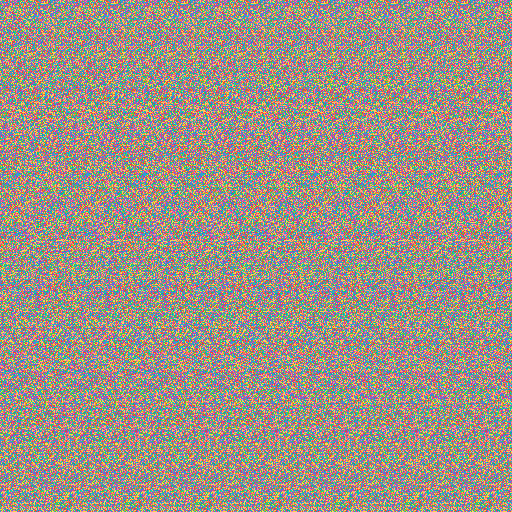
#> input picture artifacts/nla/gemma4/stereo/stereogram.png, 512 x 512 px, found by its file name
$ python make_stereo_figure.py
#> lines starting #> are read from the running program, lines starting #| are printed output that depends on the picture
"""Compose the before/after autostereogram figure for sharing.

Left: the raw autostereogram (what gemma-4 reads as noise).
Right: the figure recovered by simulated binocular fusion (what it then names).
Each panel is annotated with gemma-4's own greedy caption and the SRT read-out's
top words, so the flip from texture to shape is visible at a glance.
"""
from __future__ import annotations

import argparse
import os

from PIL import Image, ImageDraw, ImageFont

BG = (19, 18, 51)
PANEL = (28, 26, 71)
VIOLET = (164, 141, 255)
INK = (234, 231, 251)
MUTED = (167, 161, 204)
LINE = (51, 46, 102)


def load_font(size: int, bold: bool = False, serif: bool = True):
    candidates = [
        "/System/Library/Fonts/Supplemental/Georgia Bold.ttf" if bold and serif else None,
        "/System/Library/Fonts/Supplemental/Georgia.ttf" if serif else None,
        "/System/Library/Fonts/Supplemental/Arial Bold.ttf" if bold else None,
        "/System/Library/Fonts/Supplemental/Arial.ttf",
        "/Library/Fonts/Arial.ttf",
    ]
    for c in candidates:
        if c and os.path.exists(c):
            return ImageFont.truetype(c, size)
    return ImageFont.load_default()


def wrap(draw, text, font, max_w):
    words, lines, cur = text.split(), [], ""
    for w in words:
        t = (cur + " " + w).strip()
        if draw.textlength(t, font=font) <= max_w:
            cur = t
        else:
            lines.append(cur); cur = w
    if cur:
        lines.append(cur)
    return lines


def panel(draw, x, y, w, img_path, thumb, title, caption, readout, fonts):
    f_h, f_lbl, f_cap, f_read = fonts
    # image
    im = Image.open(img_path).convert("RGB").resize((thumb, thumb))
    ix = x + (w - thumb) // 2
    draw._img.paste(im, (ix, y))
    draw.rectangle([ix, y, ix + thumb - 1, y + thumb - 1], outline=LINE, width=1)
    cy = y + thumb + 18
    draw.text((x, cy), title, font=f_lbl, fill=VIOLET)
    cy += 30
    # gemma caption (quoted)
    for ln in wrap(draw, f'gemma-4: \u201c{caption}\u201d', f_cap, w):
        draw.text((x, cy), ln, font=f_cap, fill=INK); cy += 26
    cy += 6
    for ln in wrap(draw, "read-out: " + readout, f_read, w):
        draw.text((x, cy), ln, font=f_read, fill=MUTED); cy += 23
    return cy


def parse_args():
    p = argparse.ArgumentParser()
    p.add_argument("--stereo", default="artifacts/nla/gemma4/stereo/stereogram.png")
    p.add_argument("--decoded", default="artifacts/nla/gemma4/stereo/disparity.png")
    p.add_argument("--out", default="artifacts/nla/gemma4/stereo/stereo_figure.png")
    return p.parse_args()


def main():
    args = parse_args()
    W, H, thumb = 1120, 770, 380
    margin, gap = 56, 60
    pw = (W - 2 * margin - gap) // 2
    canvas = Image.new("RGB", (W, H), BG)
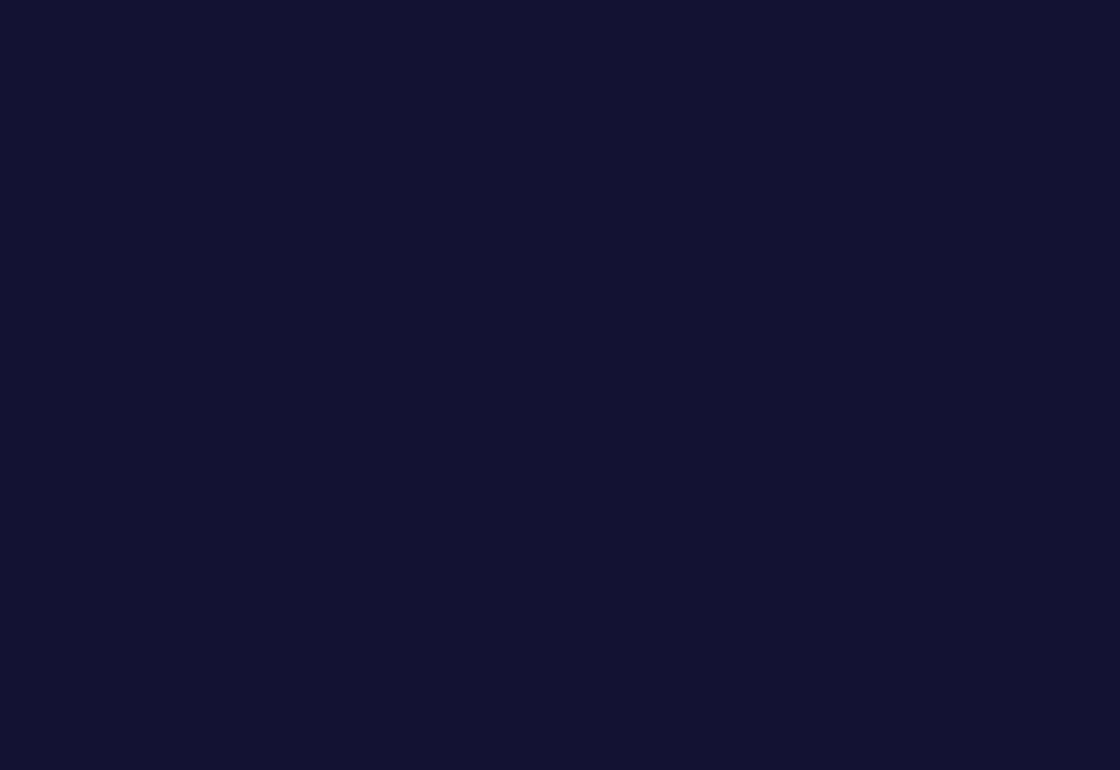
#> canvas: PIL image 1120x770 RGB; mean R, G, B 19, 18, 51
    d = ImageDraw.Draw(canvas)
    d._img = canvas

    f_title = load_font(38, bold=True)
    f_sub = load_font(21)
    f_lbl = load_font(20, bold=True)
    f_cap = load_font(19)
    f_read = load_font(17)
    fonts = (None, f_lbl, f_cap, f_read)

    d.text((margin, 34), "What a model sees vs. what it means", font=f_title, fill=INK)
    sy = 86
    for ln in wrap(d, "gemma-4 reads the flat pixels. Simulating binocular fusion "
                      "(eye vergence + correspondence) recovers the hidden figure.",
                   f_sub, W - 2 * margin):
#> in wrap, `words, lines, cur = text.split(), [], ""`: words = ['gemma-4', 'reads', 'the', 'flat', 'pixels.', 'Simulating', 'binocular', 'fusion', '(eye', 'vergence', '+', 'correspondence)', 'recovers', 'the', 'hidden', 'figure.']; cur = ''
        d.text((margin, sy), ln, font=f_sub, fill=MUTED); sy += 28
#> this loop made 1 pass
#> after the loop, sy = 114

    top = 168
    py = top
    panel(d, margin, py, pw,
          args.stereo, thumb, "the autostereogram",
          "multicolored static or random noise",
          "speckles \u00b7 mosaic \u00b7 abstract", fonts)
#> in panel, `im = Image.open(img_path).convert("RGB").resize((thumb, thumb))`:
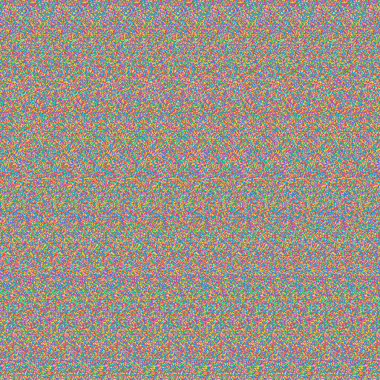
#> im: PIL image 380x380 RGB; mean R, G, B 155.3, 145.7, 134.4
#> in panel, `draw._img.paste(im, (ix, y))`:
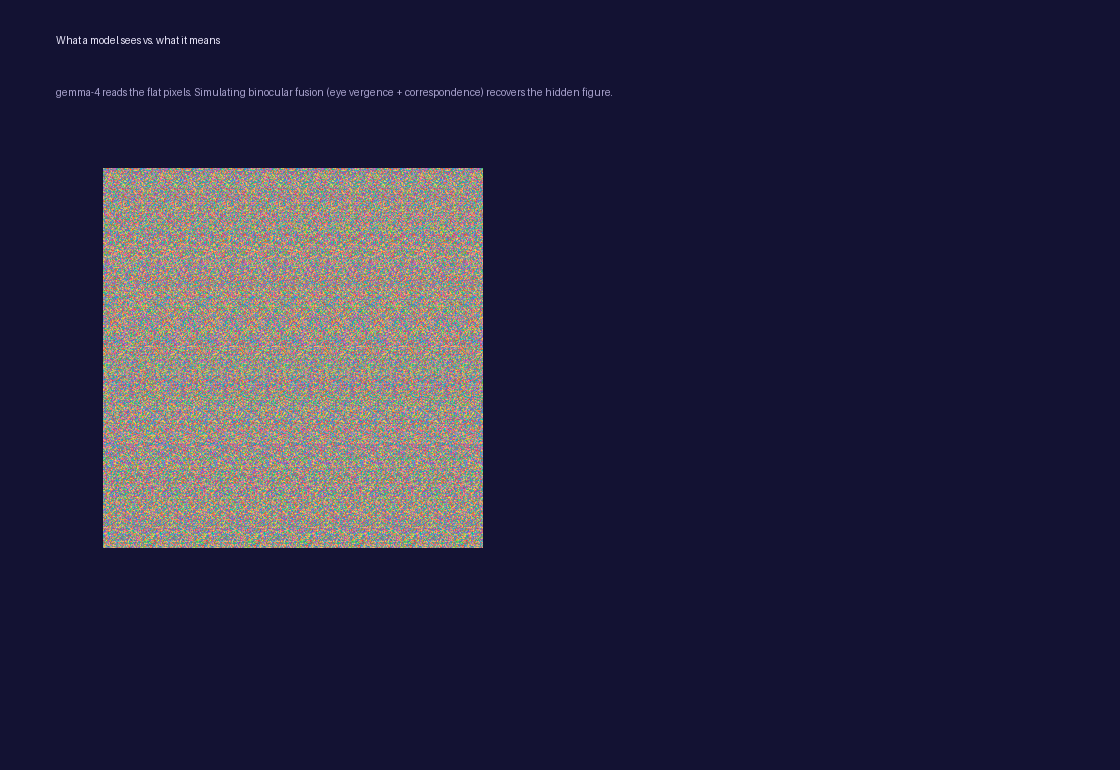
#> draw._img: PIL image 1120x770 RGB; mean R, G, B 42.1, 39.7, 65.3
    rx = margin + pw + gap
    panel(d, rx, py, pw,
          args.decoded, thumb, "after simulated fusion",
          "a white heart on a black background",
          "circle \u00b7 square \u00b7 shape (= the true silhouette)", fonts)
#> call 2 of panel, with x = 590, y = 168, w = 474, thumb = 380, title = 'after simulated fusion', caption = 'a white heart on a black background'
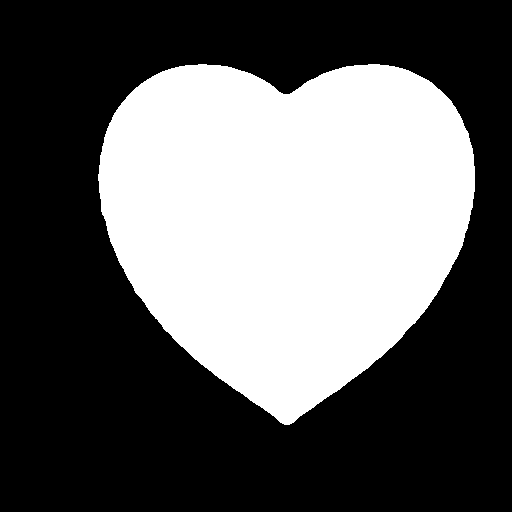
#> input picture artifacts/nla/gemma4/stereo/disparity.png, 512 x 512 px, found by its file name
#> in panel (call 2), `draw._img.paste(im, (ix, y))`:
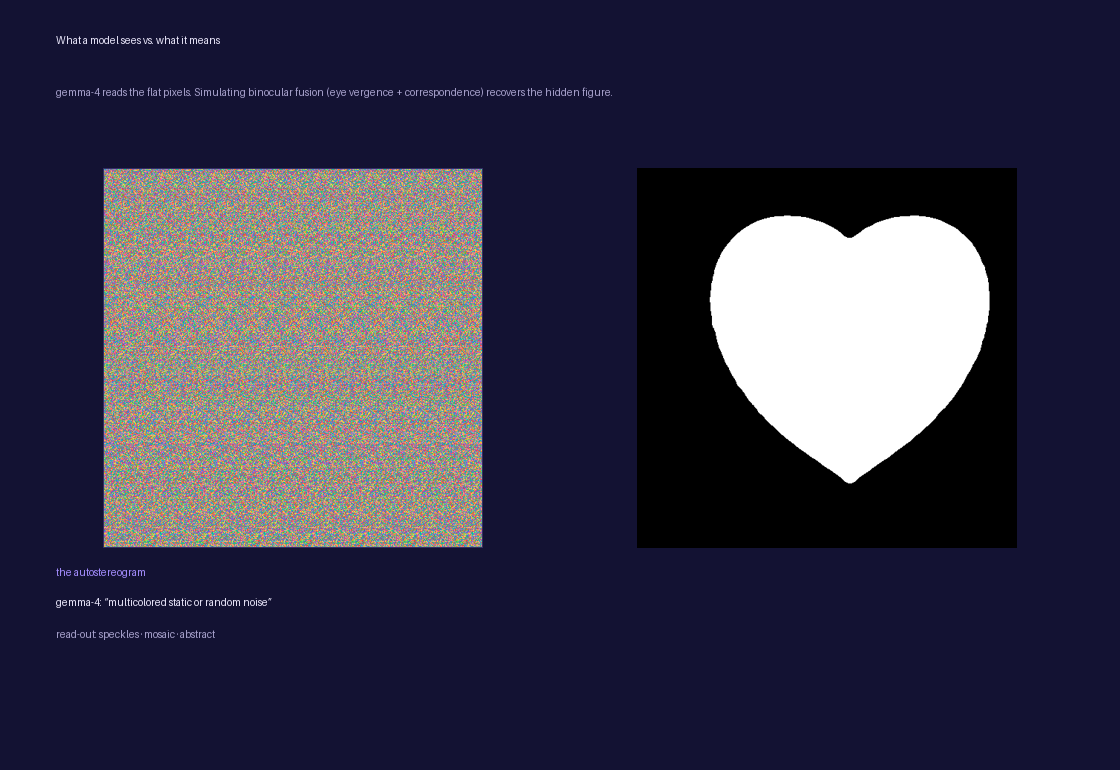
#> draw._img: PIL image 1120x770 RGB; mean R, G, B 55.2, 52.9, 73.1

    # arrow between panels
    ay = top + thumb // 2
    ax0, ax1 = margin + pw + 12, rx - 12
    d.line([ax0, ay, ax1, ay], fill=VIOLET, width=3)
    d.polygon([(ax1, ay), (ax1 - 14, ay - 8), (ax1 - 14, ay + 8)], fill=VIOLET)

    foot = ("The base model cannot solve stereograms: the figure lives in disparity, "
            "which a flat-raster encoder never computes. Add the missing stereo stage "
            "and it names the heart, verbatim identical to the real silhouette.")
    fy = H - 66
    for ln in wrap(d, foot, f_read, W - 2 * margin):
        d.text((margin, fy), ln, font=f_read, fill=MUTED); fy += 22
#> this loop made 1 pass
#> fy on pass 1: 726
#> after the loop, fy = 726

    os.makedirs(os.path.dirname(args.out), exist_ok=True)
    canvas.save(args.out)
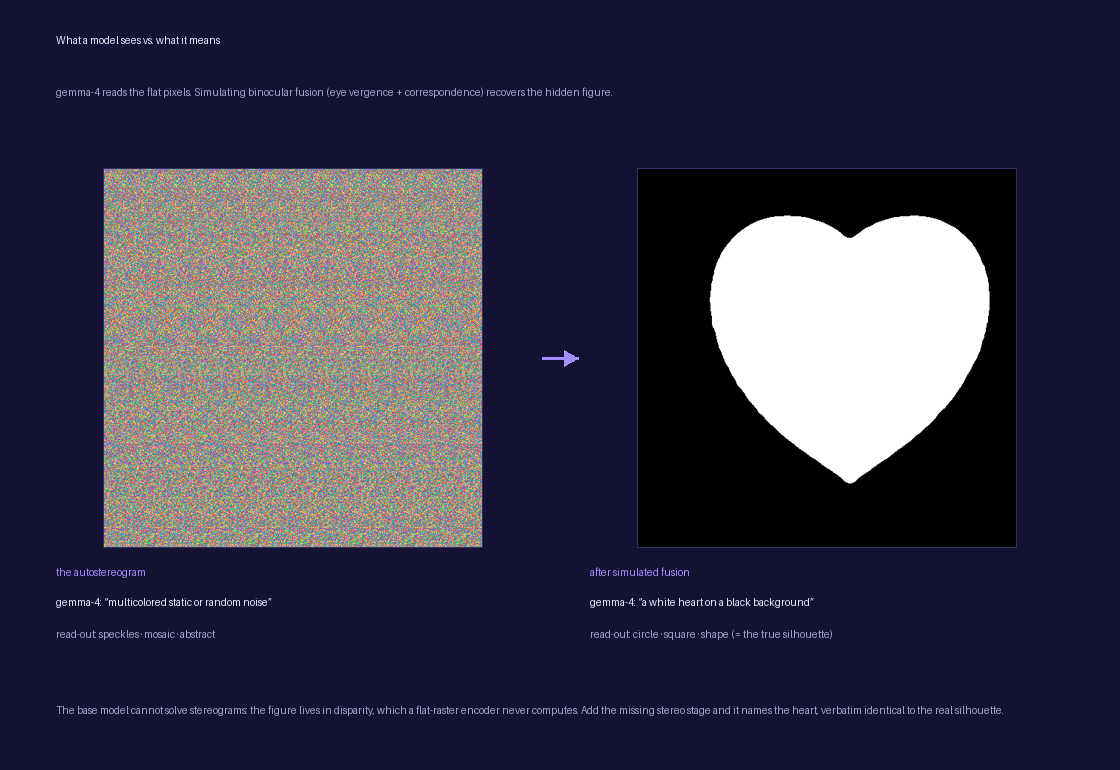
#> saved as stereo_figure.png: PIL image 1120x770 RGB; mean R, G, B 55.9, 53.6, 73.9
    print(f"wrote {args.out}", flush=True)


if __name__ == "__main__":
    main()
